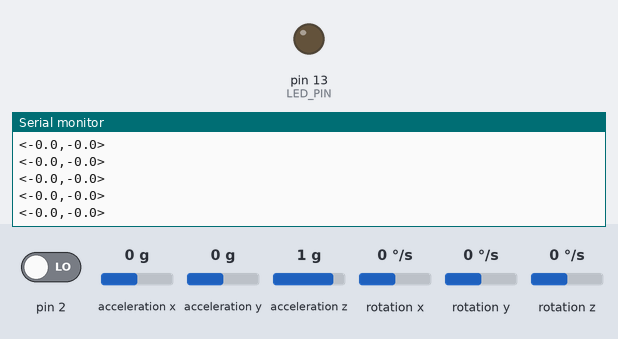
Bench run of a sketch on a simulated Arduino Uno, built with avr-gcc and run on an emulated ATmega328P. Parts: output pins drawn as LEDs (lit = HIGH), the last lines printed to the serial monitor. The test bench sets the inputs (shaded band); at power-on: acceleration y 0 g, acceleration z 1 g, pin 2 LOW, acceleration x 0 g, rotation x 0 °/s, rotation y 0 °/s, rotation z 0 °/s. The sensor or clock chip raises its interrupt line as the real part does.

Above: at 1.9 s.
2.0 s: acceleration y set to 0.8 g
At 2.6 s:
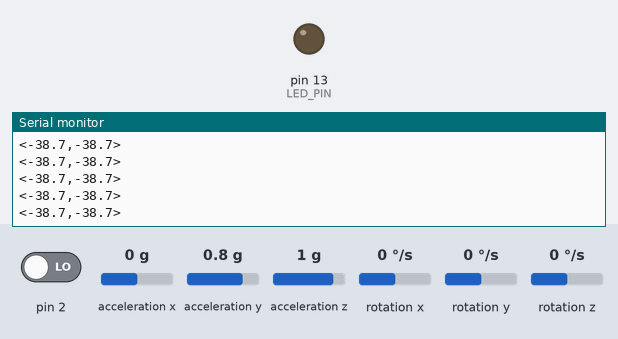
5.0 s: acceleration z set to -1.4 g
At 5.6 s:
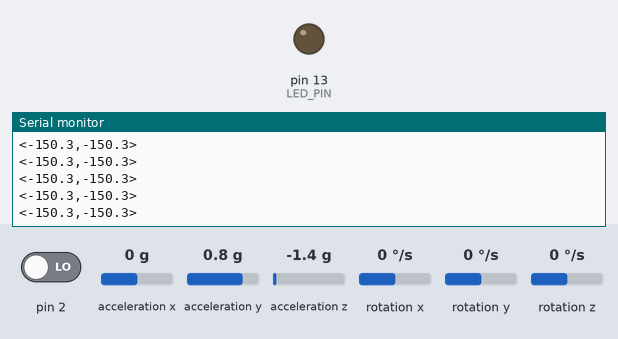
Timing chart, 0 to 8.0 s (numbered marks = the images above; inputs shaded):
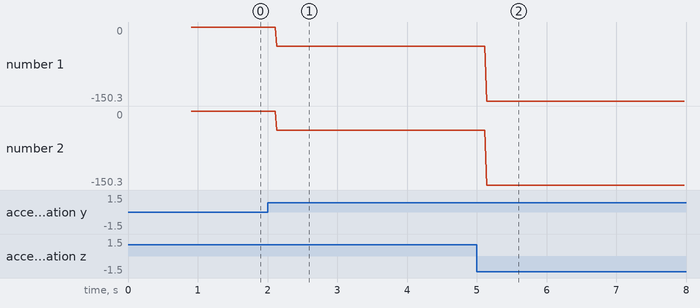

The sketch:

Upbox_v10.10.16.ino
```cpp
#include "Wire.h"

#include "stdlib.h" // ********************************************************** Conversion from Float to String


// I2Cdev and MPU6050 must be installed as libraries, or else the .cpp/.h files
// for both classes must be in the include path of your project
#include "I2Cdev.h"

#include "MPU6050_6Axis_MotionApps20.h"

MPU6050 mpu;


#define OUTPUT_READABLE_YAWPITCHROLL


#define LED_PIN 13 // (Arduino is 13, Teensy is 11, Teensy++ is 6)
bool blinkState = false;

// MPU control/status vars
bool dmpReady = false;  // set true if DMP init was successful
uint8_t mpuIntStatus;   // holds actual interrupt status byte from MPU
uint8_t devStatus;      // return status after each device operation (0 = success, !0 = error)
uint16_t packetSize;    // expected DMP packet size (default is 42 bytes)
uint16_t fifoCount;     // count of all bytes currently in FIFO
uint8_t fifoBuffer[64]; // FIFO storage buffer

// orientation/motion vars
Quaternion q;           // [w, x, y, z]         quaternion container
VectorInt16 aa;         // [x, y, z]            accel sensor measurements
VectorInt16 aaReal;     // [x, y, z]            gravity-free accel sensor measurements
VectorInt16 aaWorld;    // [x, y, z]            world-frame accel sensor measurements
VectorFloat gravity;    // [x, y, z]            gravity vector
float euler[3];         // [psi, theta, phi]    Euler angle container
float ypr[3];           // [yaw, pitch, roll]   yaw/pitch/roll container and gravity vector
float x;
float CAL =0; //<<<<<<<<<<<<<<<<<<<<<<<<<<<<<<<<<<<<<< Change this to change calibration!!! <<<<<<<<<<<<<<<<<<
char s[32];
long count = 0;


// ================================================================
// ===               INTERRUPT DETECTION ROUTINE                ===
// ================================================================

volatile bool mpuInterrupt = false;     // indicates whether MPU interrupt pin has gone high
void dmpDataReady() {
  mpuInterrupt = true;
}


// ================================================================
// ===                      INITIAL SETUP                       ===
// ================================================================

void setup() {
  // join I2C bus (I2Cdev library doesn't do this automatically)
  Wire.begin();
  Serial.begin(4800);
  // initialize device
  Serial.println(F("Initializing... v10.10.16"));
  Serial.print("Current Cal offset = ");
  Serial.println(CAL);
  mpu.initialize();


  // verify connection
  Serial.println(F("Testing device connections..."));
  Serial.println(mpu.testConnection() ? F("MPU6050 connection successful") : F("MPU6050 connection failed"));

  // load and configure the DMP
  Serial.println(F("Initializing DMP..."));
  devStatus = mpu.dmpInitialize();

  // make sure it worked (returns 0 if so)
  if (devStatus == 0) {
    // turn on the DMP, now that it's ready
    Serial.println(F("Enabling DMP..."));
    mpu.setDMPEnabled(true);

    // enable Arduino interrupt detection
    Serial.println(F("Enabling interrupt detection (Arduino external interrupt 0)..."));
    attachInterrupt(0, dmpDataReady, RISING);
    mpuIntStatus = mpu.getIntStatus();

    // set our DMP Ready flag so the main loop() function knows it's okay to use it
    Serial.println(F("DMP ready! Waiting for first interrupt..."));
    dmpReady = true;

    // get expected DMP packet size for later comparison
    packetSize = mpu.dmpGetFIFOPacketSize();
  } else {
    // ERROR!
    // 1 = initial memory load failed
    // 2 = DMP configuration updates failed
    // (if it's going to break, usually the code will be 1)
    Serial.print(F("DMP Initialization failed (code "));
    Serial.print(devStatus);
    Serial.println(F(")"));
  }

  // configure LED for output
  pinMode(LED_PIN, OUTPUT);

}

// ================================================================
// ===                    MAIN PROGRAM LOOP                     ===
// ================================================================

void loop() {
  // if programming failed, don't try to do anything
  if (!dmpReady) return;

  // wait for MPU interrupt or extra packet(s) available
  while (!mpuInterrupt && fifoCount < packetSize) {

  }

  // reset interrupt flag and get INT_STATUS byte
  mpuInterrupt = false;
  mpuIntStatus = mpu.getIntStatus();

  // get current FIFO count
  fifoCount = mpu.getFIFOCount();

  // check for overflow (this should never happen unless our code is too inefficient)
  if ((mpuIntStatus & 0x10) || fifoCount == 1024) {
    // reset so we can continue cleanly
    mpu.resetFIFO();
    //Serial.println(F("FIFO overflow!"));

    // otherwise, check for DMP data ready interrupt (this should happen frequently)
  } else if (mpuIntStatus & 0x02) {
    // wait for correct available data length, should be a VERY short wait
    while (fifoCount < packetSize) fifoCount = mpu.getFIFOCount();

    // read a packet from FIFO
    mpu.getFIFOBytes(fifoBuffer, packetSize);

    // track FIFO count here in case there is > 1 packet available
    // (this lets us immediately read more without waiting for an interrupt)
    fifoCount -= packetSize;

#ifdef OUTPUT_READABLE_YAWPITCHROLL
    // display Euler angles in degrees
    mpu.dmpGetQuaternion(&q, fifoBuffer);
    mpu.dmpGetGravity(&gravity, &q);
    mpu.dmpGetYawPitchRoll(ypr, &q, &gravity);
    x = -1*(((ypr[2] * 180 / M_PI) - CAL));
    Serial.write('<');
    Serial.write(dtostrf(x, 4, 1, s));
    Serial.write(',');
    Serial.write(dtostrf(x, 4, 1, s));
    Serial.write('>');
    Serial.write('\n');
    count++;
#endif


  }
}
```

Measured:
- after the input at 2.0 s, the serial monitor: prints a new line after 0.14 s (image 1)
- after the input at 5.0 s, the serial monitor: prints a new line after 0.14 s (image 2)
- plotted number 1: 0 → -38.7 after the input at 2.0 s, -38.7 → -150.3 after the input at 5.0 s
- plotted number 2: 0 → -38.7 after the input at 2.0 s, -38.7 → -150.3 after the input at 5.0 s
